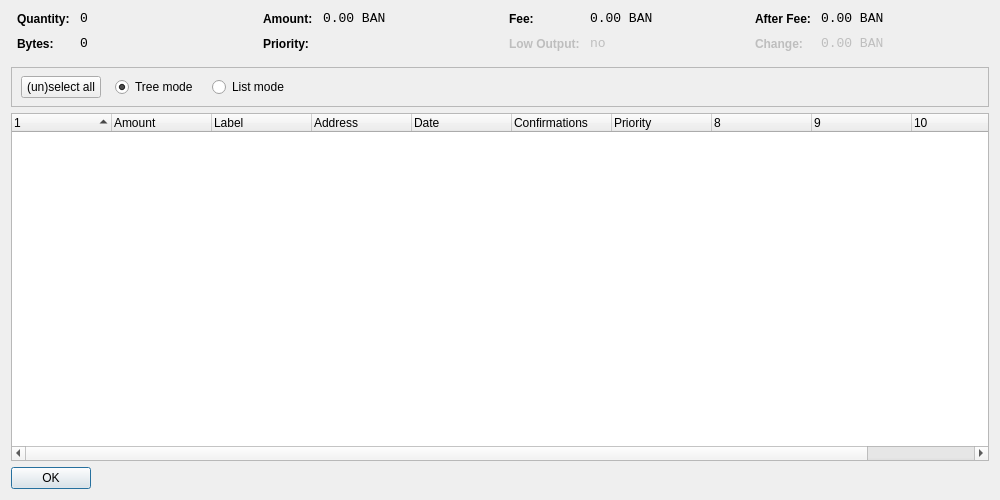
<?xml version="1.0" encoding="UTF-8"?>
<ui version="4.0">
 <class>CoinControlDialog</class>
 <widget class="QDialog" name="CoinControlDialog">
  <property name="geometry">
   <rect>
    <x>0</x>
    <y>0</y>
    <width>1000</width>
    <height>500</height>
   </rect>
  </property>
  <property name="windowTitle">
   <string>Coin Control</string>
  </property>
  <layout class="QVBoxLayout" name="verticalLayout">
   <item>
    <layout class="QHBoxLayout" name="horizontalLayoutTop" stretch="0,0,0,0">
     <property name="topMargin">
      <number>0</number>
     </property>
     <property name="bottomMargin">
      <number>10</number>
     </property>
     <item>
      <layout class="QFormLayout" name="formLayoutCoinControl1">
       <property name="horizontalSpacing">
        <number>10</number>
       </property>
       <property name="verticalSpacing">
        <number>10</number>
       </property>
       <property name="leftMargin">
        <number>6</number>
       </property>
       <property name="rightMargin">
        <number>6</number>
       </property>
       <item row="0" column="0">
        <widget class="QLabel" name="labelCoinControlQuantityText">
         <property name="styleSheet">
          <string notr="true">font-weight:bold;</string>
         </property>
         <property name="text">
          <string>Quantity:</string>
         </property>
        </widget>
       </item>
       <item row="0" column="1">
        <widget class="QLabel" name="labelCoinControlQuantity">
         <property name="font">
          <font>
           <family>Monospace</family>
           <pointsize>10</pointsize>
          </font>
         </property>
         <property name="cursor">
          <cursorShape>IBeamCursor</cursorShape>
         </property>
         <property name="contextMenuPolicy">
          <enum>Qt::ActionsContextMenu</enum>
         </property>
         <property name="text">
          <string notr="true">0</string>
         </property>
         <property name="textInteractionFlags">
          <set>Qt::LinksAccessibleByMouse|Qt::TextSelectableByKeyboard|Qt::TextSelectableByMouse</set>
         </property>
        </widget>
       </item>
       <item row="1" column="0">
        <widget class="QLabel" name="labelCoinControlBytesText">
         <property name="styleSheet">
          <string notr="true">font-weight:bold;</string>
         </property>
         <property name="text">
          <string>Bytes:</string>
         </property>
        </widget>
       </item>
       <item row="1" column="1">
        <widget class="QLabel" name="labelCoinControlBytes">
         <property name="font">
          <font>
           <family>Monospace</family>
           <pointsize>10</pointsize>
          </font>
         </property>
         <property name="cursor">
          <cursorShape>IBeamCursor</cursorShape>
         </property>
         <property name="contextMenuPolicy">
          <enum>Qt::ActionsContextMenu</enum>
         </property>
         <property name="text">
          <string notr="true">0</string>
         </property>
         <property name="textInteractionFlags">
          <set>Qt::LinksAccessibleByMouse|Qt::TextSelectableByKeyboard|Qt::TextSelectableByMouse</set>
         </property>
        </widget>
       </item>
      </layout>
     </item>
     <item>
      <layout class="QFormLayout" name="formLayoutCoinControl2">
       <property name="horizontalSpacing">
        <number>10</number>
       </property>
       <property name="verticalSpacing">
        <number>10</number>
       </property>
       <property name="leftMargin">
        <number>6</number>
       </property>
       <property name="rightMargin">
        <number>6</number>
       </property>
       <item row="0" column="0">
        <widget class="QLabel" name="labelCoinControlAmountText">
         <property name="styleSheet">
          <string notr="true">font-weight:bold;</string>
         </property>
         <property name="text">
          <string>Amount:</string>
         </property>
        </widget>
       </item>
       <item row="0" column="1">
        <widget class="QLabel" name="labelCoinControlAmount">
         <property name="font">
          <font>
           <family>Monospace</family>
           <pointsize>10</pointsize>
          </font>
         </property>
         <property name="cursor">
          <cursorShape>IBeamCursor</cursorShape>
         </property>
         <property name="contextMenuPolicy">
          <enum>Qt::ActionsContextMenu</enum>
         </property>
         <property name="text">
          <string notr="true">0.00 BAN</string>
         </property>
         <property name="textInteractionFlags">
          <set>Qt::LinksAccessibleByMouse|Qt::TextSelectableByKeyboard|Qt::TextSelectableByMouse</set>
         </property>
        </widget>
       </item>
       <item row="1" column="0">
        <widget class="QLabel" name="labelCoinControlPriorityText">
         <property name="styleSheet">
          <string notr="true">font-weight:bold;</string>
         </property>
         <property name="text">
          <string>Priority:</string>
         </property>
        </widget>
       </item>
       <item row="1" column="1">
        <widget class="QLabel" name="labelCoinControlPriority">
         <property name="font">
          <font>
           <family>Monospace</family>
           <pointsize>10</pointsize>
          </font>
         </property>
         <property name="cursor">
          <cursorShape>IBeamCursor</cursorShape>
         </property>
         <property name="contextMenuPolicy">
          <enum>Qt::ActionsContextMenu</enum>
         </property>
         <property name="text">
          <string/>
         </property>
         <property name="textInteractionFlags">
          <set>Qt::LinksAccessibleByMouse|Qt::TextSelectableByKeyboard|Qt::TextSelectableByMouse</set>
         </property>
        </widget>
       </item>
      </layout>
     </item>
     <item>
      <layout class="QFormLayout" name="formLayoutCoinControl3">
       <property name="horizontalSpacing">
        <number>10</number>
       </property>
       <property name="verticalSpacing">
        <number>10</number>
       </property>
       <property name="leftMargin">
        <number>6</number>
       </property>
       <property name="rightMargin">
        <number>6</number>
       </property>
       <item row="0" column="0">
        <widget class="QLabel" name="labelCoinControlFeeText">
         <property name="styleSheet">
          <string notr="true">font-weight:bold;</string>
         </property>
         <property name="text">
          <string>Fee:</string>
         </property>
        </widget>
       </item>
       <item row="0" column="1">
        <widget class="QLabel" name="labelCoinControlFee">
         <property name="font">
          <font>
           <family>Monospace</family>
           <pointsize>10</pointsize>
          </font>
         </property>
         <property name="cursor">
          <cursorShape>IBeamCursor</cursorShape>
         </property>
         <property name="contextMenuPolicy">
          <enum>Qt::ActionsContextMenu</enum>
         </property>
         <property name="text">
          <string notr="true">0.00 BAN</string>
         </property>
         <property name="textInteractionFlags">
          <set>Qt::LinksAccessibleByMouse|Qt::TextSelectableByKeyboard|Qt::TextSelectableByMouse</set>
         </property>
        </widget>
       </item>
       <item row="1" column="0">
        <widget class="QLabel" name="labelCoinControlLowOutputText">
         <property name="enabled">
          <bool>false</bool>
         </property>
         <property name="styleSheet">
          <string notr="true">font-weight:bold;</string>
         </property>
         <property name="text">
          <string>Low Output:</string>
         </property>
        </widget>
       </item>
       <item row="1" column="1">
        <widget class="QLabel" name="labelCoinControlLowOutput">
         <property name="enabled">
          <bool>false</bool>
         </property>
         <property name="font">
          <font>
           <family>Monospace</family>
           <pointsize>10</pointsize>
          </font>
         </property>
         <property name="cursor">
          <cursorShape>IBeamCursor</cursorShape>
         </property>
         <property name="contextMenuPolicy">
          <enum>Qt::ActionsContextMenu</enum>
         </property>
         <property name="text">
          <string notr="true">no</string>
         </property>
         <property name="textInteractionFlags">
          <set>Qt::LinksAccessibleByMouse|Qt::TextSelectableByKeyboard|Qt::TextSelectableByMouse</set>
         </property>
        </widget>
       </item>
      </layout>
     </item>
     <item>
      <layout class="QFormLayout" name="formLayoutCoinControl4">
       <property name="horizontalSpacing">
        <number>10</number>
       </property>
       <property name="verticalSpacing">
        <number>10</number>
       </property>
       <property name="leftMargin">
        <number>6</number>
       </property>
       <property name="rightMargin">
        <number>6</number>
       </property>
       <item row="0" column="0">
        <widget class="QLabel" name="labelCoinControlAfterFeeText">
         <property name="styleSheet">
          <string notr="true">font-weight:bold;</string>
         </property>
         <property name="text">
          <string>After Fee:</string>
         </property>
        </widget>
       </item>
       <item row="0" column="1">
        <widget class="QLabel" name="labelCoinControlAfterFee">
         <property name="font">
          <font>
           <family>Monospace</family>
           <pointsize>10</pointsize>
          </font>
         </property>
         <property name="cursor">
          <cursorShape>IBeamCursor</cursorShape>
         </property>
         <property name="contextMenuPolicy">
          <enum>Qt::ActionsContextMenu</enum>
         </property>
         <property name="text">
          <string notr="true">0.00 BAN</string>
         </property>
         <property name="textInteractionFlags">
          <set>Qt::LinksAccessibleByMouse|Qt::TextSelectableByKeyboard|Qt::TextSelectableByMouse</set>
         </property>
        </widget>
       </item>
       <item row="1" column="0">
        <widget class="QLabel" name="labelCoinControlChangeText">
         <property name="enabled">
          <bool>false</bool>
         </property>
         <property name="styleSheet">
          <string notr="true">font-weight:bold;</string>
         </property>
         <property name="text">
          <string>Change:</string>
         </property>
        </widget>
       </item>
       <item row="1" column="1">
        <widget class="QLabel" name="labelCoinControlChange">
         <property name="enabled">
          <bool>false</bool>
         </property>
         <property name="font">
          <font>
           <family>Monospace</family>
           <pointsize>10</pointsize>
          </font>
         </property>
         <property name="cursor">
          <cursorShape>IBeamCursor</cursorShape>
         </property>
         <property name="contextMenuPolicy">
          <enum>Qt::ActionsContextMenu</enum>
         </property>
         <property name="text">
          <string notr="true">0.00 BAN</string>
         </property>
         <property name="textInteractionFlags">
          <set>Qt::LinksAccessibleByMouse|Qt::TextSelectableByKeyboard|Qt::TextSelectableByMouse</set>
         </property>
        </widget>
       </item>
      </layout>
     </item>
    </layout>
   </item>
   <item>
    <widget class="QFrame" name="frame">
     <property name="minimumSize">
      <size>
       <width>0</width>
       <height>40</height>
      </size>
     </property>
     <property name="frameShape">
      <enum>QFrame::StyledPanel</enum>
     </property>
     <property name="frameShadow">
      <enum>QFrame::Sunken</enum>
     </property>
     <widget class="QWidget" name="horizontalLayoutWidget">
      <property name="geometry">
       <rect>
        <x>10</x>
        <y>0</y>
        <width>781</width>
        <height>41</height>
       </rect>
      </property>
      <layout class="QHBoxLayout" name="horizontalLayoutPanel" stretch="0,0,0,0,0">
       <property name="spacing">
        <number>14</number>
       </property>
       <item>
        <widget class="QPushButton" name="pushButtonSelectAll">
         <property name="sizePolicy">
          <sizepolicy hsizetype="Maximum" vsizetype="Fixed">
           <horstretch>0</horstretch>
           <verstretch>0</verstretch>
          </sizepolicy>
         </property>
         <property name="text">
          <string>(un)select all</string>
         </property>
        </widget>
       </item>
       <item>
        <widget class="QRadioButton" name="radioTreeMode">
         <property name="sizePolicy">
          <sizepolicy hsizetype="Maximum" vsizetype="Fixed">
           <horstretch>0</horstretch>
           <verstretch>0</verstretch>
          </sizepolicy>
         </property>
         <property name="text">
          <string>Tree mode</string>
         </property>
         <property name="checked">
          <bool>true</bool>
         </property>
        </widget>
       </item>
       <item>
        <widget class="QRadioButton" name="radioListMode">
         <property name="sizePolicy">
          <sizepolicy hsizetype="Maximum" vsizetype="Fixed">
           <horstretch>0</horstretch>
           <verstretch>0</verstretch>
          </sizepolicy>
         </property>
         <property name="text">
          <string>List mode</string>
         </property>
        </widget>
       </item>
       <item>
        <spacer name="horizontalSpacer">
         <property name="orientation">
          <enum>Qt::Horizontal</enum>
         </property>
         <property name="sizeHint" stdset="0">
          <size>
           <width>40</width>
           <height>20</height>
          </size>
         </property>
        </spacer>
       </item>
      </layout>
     </widget>
    </widget>
   </item>
   <item>
    <widget class="CoinControlTreeWidget" name="treeWidget">
     <property name="contextMenuPolicy">
      <enum>Qt::CustomContextMenu</enum>
     </property>
     <property name="sortingEnabled">
      <bool>false</bool>
     </property>
     <property name="columnCount">
      <number>11</number>
     </property>
     <attribute name="headerShowSortIndicator" stdset="0">
      <bool>true</bool>
     </attribute>
     <attribute name="headerStretchLastSection">
      <bool>false</bool>
     </attribute>
     <column>
      <property name="text">
       <string/>
      </property>
     </column>
     <column>
      <property name="text">
       <string>Amount</string>
      </property>
     </column>
     <column>
      <property name="text">
       <string>Label</string>
      </property>
     </column>
     <column>
      <property name="text">
       <string>Address</string>
      </property>
     </column>
     <column>
      <property name="text">
       <string>Date</string>
      </property>
     </column>
     <column>
      <property name="text">
       <string>Confirmations</string>
      </property>
      <property name="toolTip">
       <string>Confirmed</string>
      </property>
     </column>
     <column>
      <property name="text">
       <string>Priority</string>
      </property>
     </column>
     <column>
      <property name="text">
       <string/>
      </property>
     </column>
     <column>
      <property name="text">
       <string/>
      </property>
     </column>
     <column>
      <property name="text">
       <string/>
      </property>
     </column>
     <column>
      <property name="text">
       <string/>
      </property>
     </column>
    </widget>
   </item>
   <item>
    <widget class="QDialogButtonBox" name="buttonBox">
     <property name="sizePolicy">
      <sizepolicy hsizetype="Maximum" vsizetype="Fixed">
       <horstretch>0</horstretch>
       <verstretch>0</verstretch>
      </sizepolicy>
     </property>
     <property name="orientation">
      <enum>Qt::Horizontal</enum>
     </property>
     <property name="standardButtons">
      <set>QDialogButtonBox::Ok</set>
     </property>
    </widget>
   </item>
  </layout>
 </widget>
 <customwidgets>
  <customwidget>
   <class>CoinControlTreeWidget</class>
   <extends>QTreeWidget</extends>
   <header>coincontroltreewidget.h</header>
  </customwidget>
 </customwidgets>
 <resources/>
 <connections/>
</ui>
